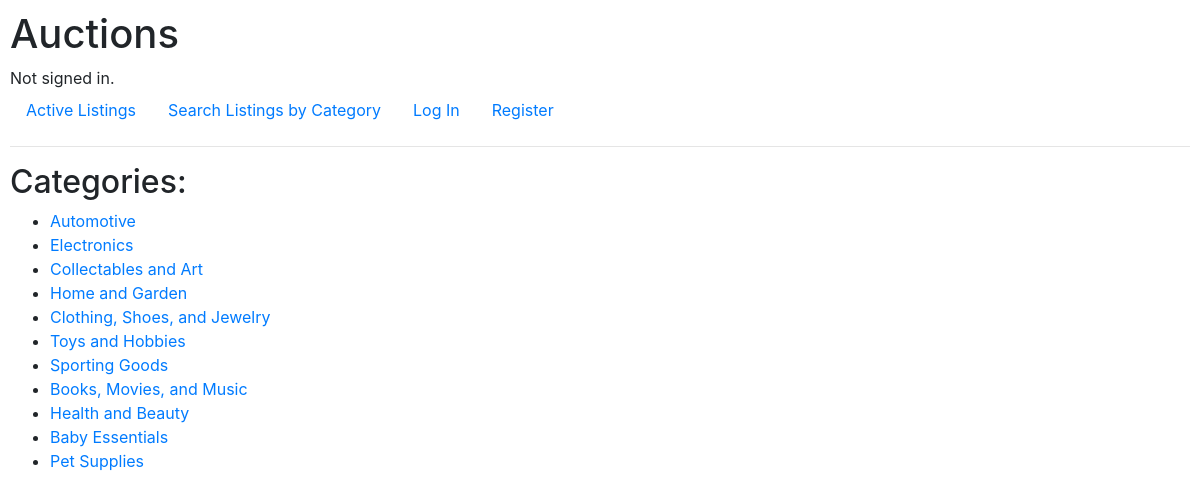
The page /categories on the database its author committed.
### auctions/models.py (models this page shows, shortened)
class Category(models.Model):
    category_name = models.CharField(max_length=40)

### auctions/views.py (the view)
# urls.py: path("categories", views.categories, name="categories"),
def categories(request):
    all_categories = Category.objects.all()
    return render(request, "auctions/categories.html", {
        "category" : all_categories
    })

### auctions/templates/auctions/categories.html
{% extends "auctions/layout.html" %}
{% block body %}
    <h2>Categories:</h2>
    <ul>
        {% for cat in category %}
        <li> <a href="{% url 'listing_list' category_id=cat.pk %}">{{ cat.category_name }}</a> </li>
        {% endfor %}
    </ul>
{% endblock %}

### auctions/templates/auctions/layout.html (shortened to what this page needs)
{% load static %}
<!DOCTYPE html>
<html lang="en">
    <head>
        <link rel="stylesheet" href="https://stackpath.bootstrapcdn.com/bootstrap/4.4.1/css/bootstrap.min.css">
        <link href="{% static 'auctions/styles.css' %}" rel="stylesheet">
    </head>
    <body>
        <h1>Auctions</h1>
        <div>
            {% if user.is_authenticated %}
                Signed in as <strong>{{ user.username }}</strong>.
            {% else %}
                Not signed in.
            {% endif %}
        </div>
        <ul class="nav">
            <li class="nav-item">
                <a class="nav-link" href="{% url 'index' %}">Active Listings</a>
            </li>
            <li class="nav-item">
                <a class="nav-link" href="{% url 'categories' %}">Search Listings by Category</a>
            </li>
            {% if user.is_authenticated %}
                <li class="nav-item">
                    <a class="nav-link" href="{% url 'create' %}">Create New Listing</a>
                </li>
                <li class="nav-item">
                    <a class="nav-link" href="{% url 'displayWatchList' %}">Watch List</a>
                </li>
                <li class="nav-item">
                    <a class="nav-link" href="{% url 'logout' %}">Log Out</a>
                </li>
            {% else %}
                <li class="nav-item">
                    <a class="nav-link" href="{% url 'login' %}">Log In</a>
                </li>
                <li class="nav-item">
                    <a class="nav-link" href="{% url 'register' %}">Register</a>
                </li>
            {% endif %}
        </ul>
        <hr>
        {% block body %}
        {% endblock %}
    </body>
</html>

### auctions/static/auctions/styles.css (style rules this page uses)
body { padding: 10px; }

### rows shown on the page
Category: category_name "Automotive"
Category: category_name "Electronics"
Category: category_name "Collectables and Art"
Category: category_name "Home and Garden"
Category: category_name "Clothing, Shoes, and Jewelry"
Category: category_name "Toys and Hobbies"
Category: category_name "Sporting Goods"
Category: category_name "Books, Movies, and Music"
Category: category_name "Health and Beauty"
Category: category_name "Baby Essentials"
Category: category_name "Pet Supplies"
